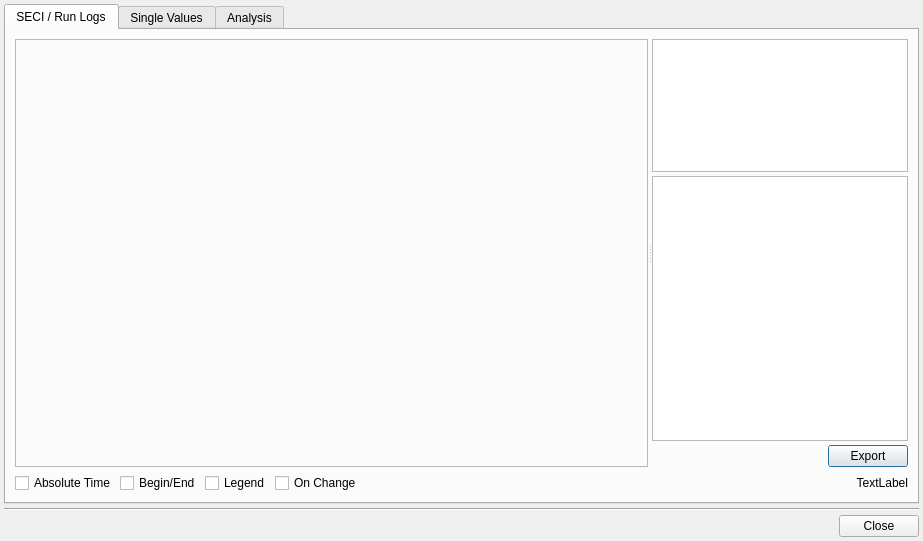
<?xml version="1.0" encoding="UTF-8"?>
<ui version="4.0">
 <class>RunDataWindow</class>
 <widget class="QDialog" name="RunDataWindow">
  <property name="geometry">
   <rect>
    <x>0</x>
    <y>0</y>
    <width>923</width>
    <height>541</height>
   </rect>
  </property>
  <property name="windowTitle">
   <string>RunDataWindow</string>
  </property>
  <property name="windowIcon">
   <iconset resource="icons.qrc">
    <normaloff>:/jv/icons/jv.svg</normaloff>:/jv/icons/jv.svg</iconset>
  </property>
  <layout class="QVBoxLayout" name="verticalLayout_4">
   <property name="spacing">
    <number>4</number>
   </property>
   <property name="leftMargin">
    <number>4</number>
   </property>
   <property name="topMargin">
    <number>4</number>
   </property>
   <property name="rightMargin">
    <number>4</number>
   </property>
   <property name="bottomMargin">
    <number>4</number>
   </property>
   <item>
    <widget class="QTabWidget" name="TabWidget">
     <property name="tabPosition">
      <enum>QTabWidget::North</enum>
     </property>
     <property name="currentIndex">
      <number>0</number>
     </property>
     <widget class="QWidget" name="SECIRunLogTab">
      <attribute name="title">
       <string>SECI / Run Logs</string>
      </attribute>
      <layout class="QVBoxLayout" name="verticalLayout_3">
       <item>
        <widget class="QSplitter" name="splitter">
         <property name="sizePolicy">
          <sizepolicy hsizetype="Expanding" vsizetype="Expanding">
           <horstretch>0</horstretch>
           <verstretch>0</verstretch>
          </sizepolicy>
         </property>
         <property name="orientation">
          <enum>Qt::Horizontal</enum>
         </property>
         <widget class="QFrame" name="PlotFrame">
          <property name="sizePolicy">
           <sizepolicy hsizetype="Expanding" vsizetype="Expanding">
            <horstretch>5</horstretch>
            <verstretch>0</verstretch>
           </sizepolicy>
          </property>
          <property name="frameShape">
           <enum>QFrame::StyledPanel</enum>
          </property>
          <property name="frameShadow">
           <enum>QFrame::Sunken</enum>
          </property>
          <layout class="QVBoxLayout" name="verticalLayout">
           <property name="leftMargin">
            <number>2</number>
           </property>
           <property name="topMargin">
            <number>2</number>
           </property>
           <property name="rightMargin">
            <number>2</number>
           </property>
           <property name="bottomMargin">
            <number>2</number>
           </property>
           <item>
            <widget class="PlotWidget" name="PlotArea" native="true">
             <property name="sizePolicy">
              <sizepolicy hsizetype="Expanding" vsizetype="Expanding">
               <horstretch>0</horstretch>
               <verstretch>0</verstretch>
              </sizepolicy>
             </property>
             <property name="mouseTracking">
              <bool>true</bool>
             </property>
             <property name="focusPolicy">
              <enum>Qt::StrongFocus</enum>
             </property>
            </widget>
           </item>
          </layout>
         </widget>
         <widget class="QWidget" name="PropertyFrame" native="true">
          <property name="sizePolicy">
           <sizepolicy hsizetype="Expanding" vsizetype="Expanding">
            <horstretch>0</horstretch>
            <verstretch>0</verstretch>
           </sizepolicy>
          </property>
          <layout class="QVBoxLayout" name="verticalLayout_2">
           <property name="spacing">
            <number>4</number>
           </property>
           <property name="leftMargin">
            <number>0</number>
           </property>
           <property name="topMargin">
            <number>0</number>
           </property>
           <property name="rightMargin">
            <number>0</number>
           </property>
           <property name="bottomMargin">
            <number>0</number>
           </property>
           <item>
            <widget class="QListWidget" name="RunList">
             <property name="sizePolicy">
              <sizepolicy hsizetype="Expanding" vsizetype="Expanding">
               <horstretch>1</horstretch>
               <verstretch>1</verstretch>
              </sizepolicy>
             </property>
             <property name="minimumSize">
              <size>
               <width>0</width>
               <height>0</height>
              </size>
             </property>
             <property name="maximumSize">
              <size>
               <width>16777215</width>
               <height>16777215</height>
              </size>
             </property>
            </widget>
           </item>
           <item>
            <widget class="QListWidget" name="RunPropertyList">
             <property name="sizePolicy">
              <sizepolicy hsizetype="Expanding" vsizetype="Expanding">
               <horstretch>1</horstretch>
               <verstretch>2</verstretch>
              </sizepolicy>
             </property>
             <property name="minimumSize">
              <size>
               <width>0</width>
               <height>0</height>
              </size>
             </property>
             <property name="maximumSize">
              <size>
               <width>16777215</width>
               <height>16777215</height>
              </size>
             </property>
             <property name="contextMenuPolicy">
              <enum>Qt::CustomContextMenu</enum>
             </property>
            </widget>
           </item>
           <item>
            <layout class="QHBoxLayout" name="horizontalLayout_4">
             <item>
              <spacer name="horizontalSpacer_3">
               <property name="orientation">
                <enum>Qt::Horizontal</enum>
               </property>
               <property name="sizeHint" stdset="0">
                <size>
                 <width>40</width>
                 <height>20</height>
                </size>
               </property>
              </spacer>
             </item>
             <item>
              <widget class="QPushButton" name="ExportButton">
               <property name="sizePolicy">
                <sizepolicy hsizetype="Minimum" vsizetype="Fixed">
                 <horstretch>0</horstretch>
                 <verstretch>0</verstretch>
                </sizepolicy>
               </property>
               <property name="toolTip">
                <string>Export currently-selected run data variables</string>
               </property>
               <property name="text">
                <string>Export</string>
               </property>
              </widget>
             </item>
            </layout>
           </item>
          </layout>
         </widget>
        </widget>
       </item>
       <item>
        <layout class="QHBoxLayout" name="horizontalLayout_3">
         <property name="spacing">
          <number>4</number>
         </property>
         <item>
          <widget class="QCheckBox" name="AbsoluteTimeCheck">
           <property name="toolTip">
            <string>Display run data in real (absolute) time, rather than relative (individual) time</string>
           </property>
           <property name="text">
            <string>Absolute Time</string>
           </property>
          </widget>
         </item>
         <item>
          <widget class="QCheckBox" name="ShowBeginEndCheck">
           <property name="toolTip">
            <string>Show regions corresponding to BEGIN/END for each run</string>
           </property>
           <property name="text">
            <string>Begin/End</string>
           </property>
          </widget>
         </item>
         <item>
          <widget class="QCheckBox" name="ShowLegendCheck">
           <property name="toolTip">
            <string>Toggle legend visibility</string>
           </property>
           <property name="text">
            <string>Legend</string>
           </property>
          </widget>
         </item>
         <item>
          <widget class="QCheckBox" name="OnChangeCheck">
           <property name="enabled">
            <bool>true</bool>
           </property>
           <property name="text">
            <string>On Change</string>
           </property>
          </widget>
         </item>
         <item>
          <widget class="QLabel" name="CoordinatesLabel">
           <property name="sizePolicy">
            <sizepolicy hsizetype="Expanding" vsizetype="Minimum">
             <horstretch>0</horstretch>
             <verstretch>0</verstretch>
            </sizepolicy>
           </property>
           <property name="text">
            <string>TextLabel</string>
           </property>
           <property name="alignment">
            <set>Qt::AlignRight|Qt::AlignTrailing|Qt::AlignVCenter</set>
           </property>
          </widget>
         </item>
        </layout>
       </item>
      </layout>
     </widget>
     <widget class="QWidget" name="SingleValueTab">
      <attribute name="title">
       <string>Single Values</string>
      </attribute>
      <layout class="QVBoxLayout" name="verticalLayout_5">
       <property name="spacing">
        <number>4</number>
       </property>
       <property name="leftMargin">
        <number>4</number>
       </property>
       <property name="topMargin">
        <number>4</number>
       </property>
       <property name="rightMargin">
        <number>4</number>
       </property>
       <property name="bottomMargin">
        <number>4</number>
       </property>
       <item>
        <widget class="QTreeWidget" name="SingleValueTree">
         <property name="columnCount">
          <number>3</number>
         </property>
         <column>
          <property name="text">
           <string notr="true">1</string>
          </property>
         </column>
         <column>
          <property name="text">
           <string notr="true">2</string>
          </property>
         </column>
         <column>
          <property name="text">
           <string notr="true">3</string>
          </property>
         </column>
        </widget>
       </item>
      </layout>
     </widget>
     <widget class="QWidget" name="AnalysisTab">
      <attribute name="title">
       <string>Analysis</string>
      </attribute>
      <layout class="QVBoxLayout" name="verticalLayout_6">
       <property name="spacing">
        <number>4</number>
       </property>
       <property name="leftMargin">
        <number>4</number>
       </property>
       <property name="topMargin">
        <number>4</number>
       </property>
       <property name="rightMargin">
        <number>4</number>
       </property>
       <property name="bottomMargin">
        <number>4</number>
       </property>
       <item>
        <widget class="QTreeWidget" name="AnalysisTree">
         <property name="editTriggers">
          <set>QAbstractItemView::NoEditTriggers</set>
         </property>
         <property name="selectionMode">
          <enum>QAbstractItemView::ExtendedSelection</enum>
         </property>
         <property name="columnCount">
          <number>8</number>
         </property>
         <column>
          <property name="text">
           <string notr="true">1</string>
          </property>
         </column>
         <column>
          <property name="text">
           <string/>
          </property>
         </column>
         <column>
          <property name="text">
           <string notr="true">3</string>
          </property>
         </column>
         <column>
          <property name="text">
           <string notr="true">4</string>
          </property>
         </column>
         <column>
          <property name="text">
           <string notr="true">5</string>
          </property>
         </column>
         <column>
          <property name="text">
           <string>6</string>
          </property>
         </column>
         <column>
          <property name="text">
           <string>7</string>
          </property>
         </column>
         <column>
          <property name="text">
           <string>New Column8</string>
          </property>
         </column>
        </widget>
       </item>
       <item>
        <layout class="QHBoxLayout" name="horizontalLayout_2">
         <item>
          <widget class="QPushButton" name="AnalysisCopyToClipboardButton">
           <property name="text">
            <string>Copy to clipboard</string>
           </property>
          </widget>
         </item>
         <item>
          <spacer name="horizontalSpacer_2">
           <property name="orientation">
            <enum>Qt::Horizontal</enum>
           </property>
           <property name="sizeHint" stdset="0">
            <size>
             <width>40</width>
             <height>20</height>
            </size>
           </property>
          </spacer>
         </item>
        </layout>
       </item>
      </layout>
     </widget>
    </widget>
   </item>
   <item>
    <widget class="Line" name="line">
     <property name="orientation">
      <enum>Qt::Horizontal</enum>
     </property>
    </widget>
   </item>
   <item>
    <layout class="QHBoxLayout" name="horizontalLayout">
     <item>
      <spacer name="horizontalSpacer">
       <property name="orientation">
        <enum>Qt::Horizontal</enum>
       </property>
       <property name="sizeHint" stdset="0">
        <size>
         <width>40</width>
         <height>20</height>
        </size>
       </property>
      </spacer>
     </item>
     <item>
      <widget class="QPushButton" name="CloseButton">
       <property name="text">
        <string>Close</string>
       </property>
      </widget>
     </item>
    </layout>
   </item>
  </layout>
 </widget>
 <customwidgets>
  <customwidget>
   <class>PlotWidget</class>
   <extends>QWidget</extends>
   <header>plotwidget.hui</header>
   <container>1</container>
  </customwidget>
 </customwidgets>
 <resources>
  <include location="icons.qrc"/>
 </resources>
 <connections/>
</ui>
